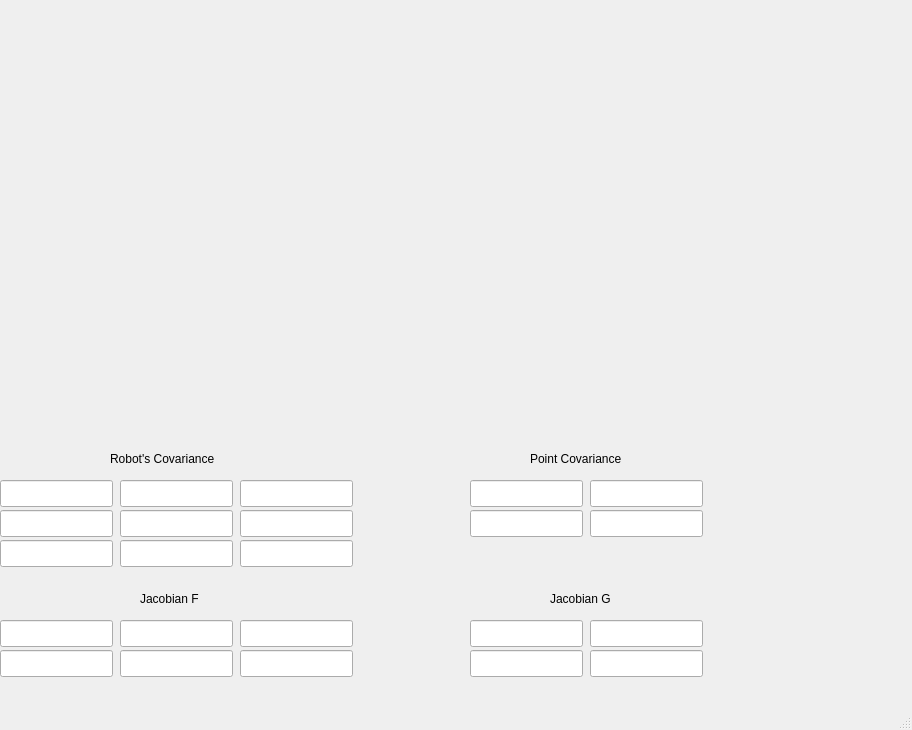
<?xml version="1.0" encoding="UTF-8"?>
<ui version="4.0">
 <class>MainWindow</class>
 <widget class="QMainWindow" name="MainWindow">
  <property name="geometry">
   <rect>
    <x>0</x>
    <y>0</y>
    <width>912</width>
    <height>730</height>
   </rect>
  </property>
  <property name="windowTitle">
   <string>Dynamic Map Building</string>
  </property>
  <widget class="QWidget" name="centralwidget">
   <widget class="QLineEdit" name="F02">
    <property name="geometry">
     <rect>
      <x>240</x>
      <y>620</y>
      <width>113</width>
      <height>27</height>
     </rect>
    </property>
   </widget>
   <widget class="QLineEdit" name="F01">
    <property name="geometry">
     <rect>
      <x>120</x>
      <y>620</y>
      <width>113</width>
      <height>27</height>
     </rect>
    </property>
   </widget>
   <widget class="QLineEdit" name="F00">
    <property name="geometry">
     <rect>
      <x>0</x>
      <y>620</y>
      <width>113</width>
      <height>27</height>
     </rect>
    </property>
   </widget>
   <widget class="QLineEdit" name="F12">
    <property name="geometry">
     <rect>
      <x>240</x>
      <y>650</y>
      <width>113</width>
      <height>27</height>
     </rect>
    </property>
   </widget>
   <widget class="QLineEdit" name="F10">
    <property name="geometry">
     <rect>
      <x>0</x>
      <y>650</y>
      <width>113</width>
      <height>27</height>
     </rect>
    </property>
   </widget>
   <widget class="QLineEdit" name="F11">
    <property name="geometry">
     <rect>
      <x>120</x>
      <y>650</y>
      <width>113</width>
      <height>27</height>
     </rect>
    </property>
   </widget>
   <widget class="QLabel" name="label">
    <property name="geometry">
     <rect>
      <x>140</x>
      <y>590</y>
      <width>71</width>
      <height>17</height>
     </rect>
    </property>
    <property name="text">
     <string>Jacobian F</string>
    </property>
   </widget>
   <widget class="QLineEdit" name="G00">
    <property name="geometry">
     <rect>
      <x>470</x>
      <y>620</y>
      <width>113</width>
      <height>27</height>
     </rect>
    </property>
   </widget>
   <widget class="QLineEdit" name="G01">
    <property name="geometry">
     <rect>
      <x>590</x>
      <y>620</y>
      <width>113</width>
      <height>27</height>
     </rect>
    </property>
   </widget>
   <widget class="QLineEdit" name="G10">
    <property name="geometry">
     <rect>
      <x>470</x>
      <y>650</y>
      <width>113</width>
      <height>27</height>
     </rect>
    </property>
   </widget>
   <widget class="QLineEdit" name="G11">
    <property name="geometry">
     <rect>
      <x>590</x>
      <y>650</y>
      <width>113</width>
      <height>27</height>
     </rect>
    </property>
   </widget>
   <widget class="QLabel" name="label_2">
    <property name="geometry">
     <rect>
      <x>550</x>
      <y>590</y>
      <width>71</width>
      <height>17</height>
     </rect>
    </property>
    <property name="text">
     <string>Jacobian G</string>
    </property>
   </widget>
   <widget class="QLineEdit" name="Cxr10">
    <property name="geometry">
     <rect>
      <x>0</x>
      <y>510</y>
      <width>113</width>
      <height>27</height>
     </rect>
    </property>
   </widget>
   <widget class="QLineEdit" name="Cxr00">
    <property name="geometry">
     <rect>
      <x>0</x>
      <y>480</y>
      <width>113</width>
      <height>27</height>
     </rect>
    </property>
   </widget>
   <widget class="QLineEdit" name="Cxr01">
    <property name="geometry">
     <rect>
      <x>120</x>
      <y>480</y>
      <width>113</width>
      <height>27</height>
     </rect>
    </property>
   </widget>
   <widget class="QLineEdit" name="Cxr20">
    <property name="geometry">
     <rect>
      <x>0</x>
      <y>540</y>
      <width>113</width>
      <height>27</height>
     </rect>
    </property>
   </widget>
   <widget class="QLineEdit" name="Cxr11">
    <property name="geometry">
     <rect>
      <x>120</x>
      <y>510</y>
      <width>113</width>
      <height>27</height>
     </rect>
    </property>
   </widget>
   <widget class="QLineEdit" name="Cxr21">
    <property name="geometry">
     <rect>
      <x>120</x>
      <y>540</y>
      <width>113</width>
      <height>27</height>
     </rect>
    </property>
   </widget>
   <widget class="QLineEdit" name="Cxr02">
    <property name="geometry">
     <rect>
      <x>240</x>
      <y>480</y>
      <width>113</width>
      <height>27</height>
     </rect>
    </property>
   </widget>
   <widget class="QLineEdit" name="Cxr12">
    <property name="geometry">
     <rect>
      <x>240</x>
      <y>510</y>
      <width>113</width>
      <height>27</height>
     </rect>
    </property>
   </widget>
   <widget class="QLineEdit" name="Cxr22">
    <property name="geometry">
     <rect>
      <x>240</x>
      <y>540</y>
      <width>113</width>
      <height>27</height>
     </rect>
    </property>
   </widget>
   <widget class="QLabel" name="label_3">
    <property name="geometry">
     <rect>
      <x>110</x>
      <y>450</y>
      <width>131</width>
      <height>17</height>
     </rect>
    </property>
    <property name="text">
     <string>Robot's Covariance</string>
    </property>
   </widget>
   <widget class="QLineEdit" name="Cp00">
    <property name="geometry">
     <rect>
      <x>470</x>
      <y>480</y>
      <width>113</width>
      <height>27</height>
     </rect>
    </property>
   </widget>
   <widget class="QLineEdit" name="Cp01">
    <property name="geometry">
     <rect>
      <x>590</x>
      <y>480</y>
      <width>113</width>
      <height>27</height>
     </rect>
    </property>
   </widget>
   <widget class="QLineEdit" name="Cp10">
    <property name="geometry">
     <rect>
      <x>470</x>
      <y>510</y>
      <width>113</width>
      <height>27</height>
     </rect>
    </property>
   </widget>
   <widget class="QLineEdit" name="Cp11">
    <property name="geometry">
     <rect>
      <x>590</x>
      <y>510</y>
      <width>113</width>
      <height>27</height>
     </rect>
    </property>
   </widget>
   <widget class="QLabel" name="label_4">
    <property name="geometry">
     <rect>
      <x>530</x>
      <y>450</y>
      <width>111</width>
      <height>17</height>
     </rect>
    </property>
    <property name="text">
     <string>Point Covariance</string>
    </property>
   </widget>
  </widget>
  <widget class="QMenuBar" name="menubar">
   <property name="geometry">
    <rect>
     <x>0</x>
     <y>0</y>
     <width>912</width>
     <height>25</height>
    </rect>
   </property>
  </widget>
  <widget class="QStatusBar" name="statusbar"/>
 </widget>
 <resources/>
 <connections/>
</ui>
